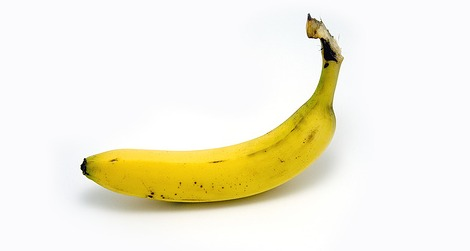
#> input picture OpenCV/Detecção/pessoas/banana1.jpg, 470 x 251 px
$ python objetos.py
#> lines starting #> are read from the running program, lines starting #| are printed output that depends on the picture
import cv2

#classificador = cv2.CascadeClassifier('haarcascades/haarcascade_frontalcatface.xml')
#classificador = cv2.CascadeClassifier('haarcascades/relogios.xml')
#classificador = cv2.CascadeClassifier('haarcascades/cars.xml')
classificador = cv2.CascadeClassifier('haarcascades/banana-classifier.xml')

imagem = cv2.imread('pessoas/banana1.jpg')
#> imagem is the input picture: shape (251, 470, 3); mean B, G, R 220.8, 239.7, 243.4
imagemCinza = cv2.cvtColor(imagem, cv2.COLOR_BGR2GRAY)
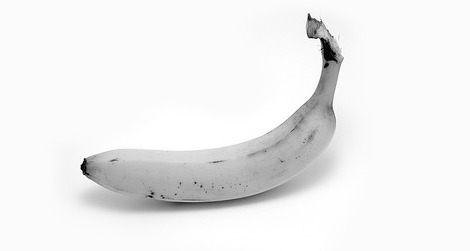
#> imagemCinza: shape (251, 470); min 0, max 255, mean 238.5

detectado = classificador.detectMultiScale(imagemCinza, scaleFactor=1.1, minNeighbors=5)
#> detectado = ()

for(x, y, l, a) in detectado:
	cv2.rectangle(imagem, (x, y), (x + l, y + a), (112, 35, 205), 2)
#> this loop made 0 passes

cv2.imshow("Gatos Encontrados", imagem)
cv2.waitKey()
